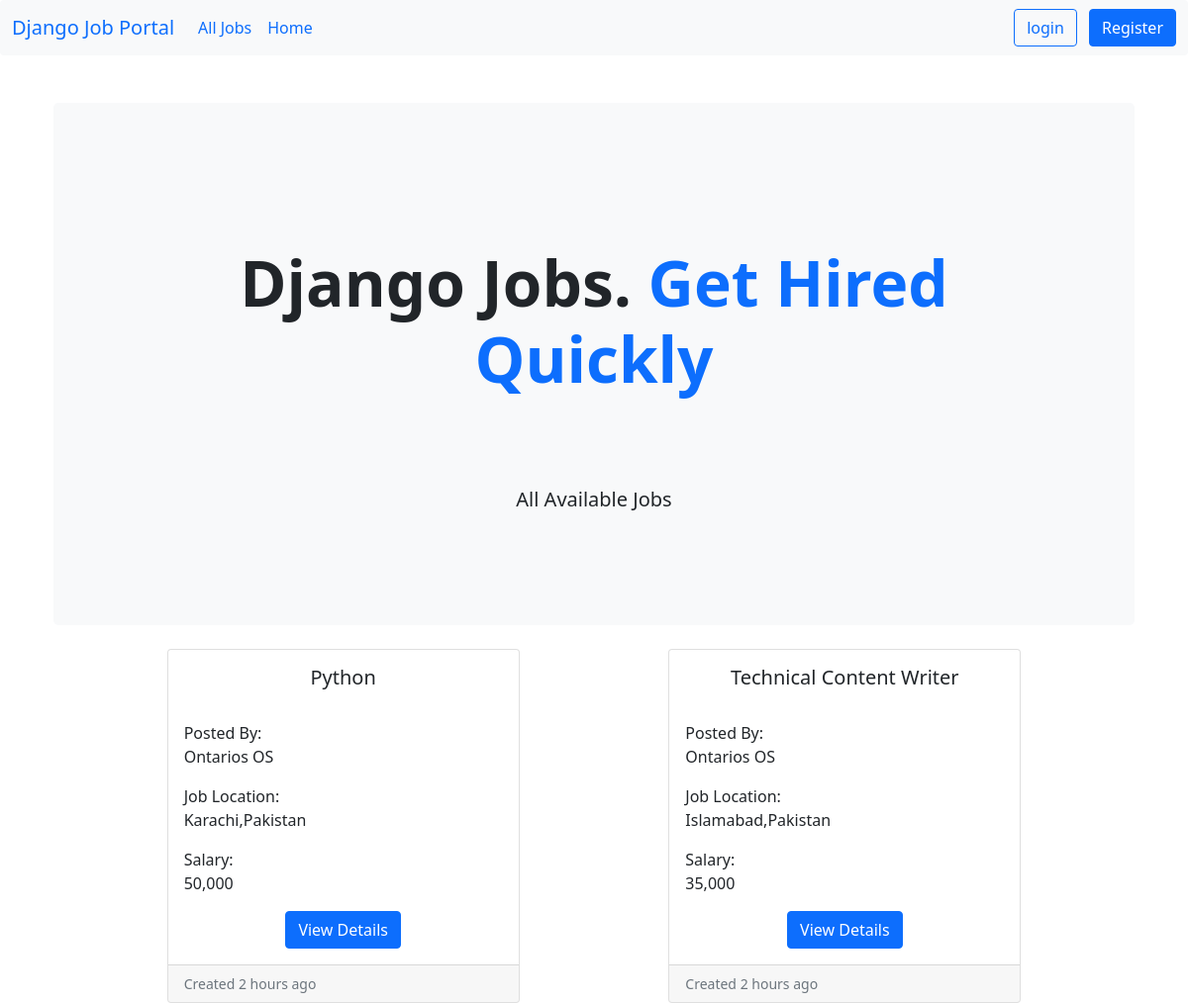
/job-listing/, run on the app's committed database.
### job/models.py (models this page shows, shortened)
class Job(models.Model):
    job_type_choices=(
        ('Remote','Remote'),
        ('Onsite','Onsite'),
        ('Hybrid','Hybrid')
    )
    user=models.ForeignKey(User,on_delete=models.CASCADE)
    company=models.ForeignKey(Company,on_delete=models.CASCADE)
    title = models.CharField(max_length=100)
    city=models.CharField(max_length=100)
    salary=models.PositiveIntegerField(default=35000)
    requirements=models.TextField()
    ideal_candidates=models.TextField()
    is_available=models.BooleanField(default=True)
    timestamp=models.DateTimeField(auto_now_add=True)
    industry=models.ForeignKey(Industry,on_delete=models.DO_NOTHING,null=True,blank=True)
    state=models.ForeignKey(State,on_delete=models.DO_NOTHING,null=True,blank=True)
    job_type=models.CharField(max_length=20,choices=job_type_choices,null=True,blank=True)

class State(models.Model):
    name=models.CharField(max_length=100)
    def __str__(self) -> str:
        return self.name

### company/models.py (models this page shows)
class Company(models.Model):
    user=models.OneToOneField(User,on_delete=models.CASCADE)
    name=models.CharField(max_length=100,null=True,blank=True)
    est_date=models.CharField(max_length=100,null=True,blank=True)
    city=models.CharField(max_length=100,null=True,blank=True)
    state=models.CharField(max_length=100,null=True,blank=True)
    def __str__(self):
        return self.name

### website/views.py (the view)
# urls.py: path('job-listing/',views.job_listing,name='job-listing'),
def job_listing(request):
    jobs=Job.objects.filter(is_available=True).order_by('-timestamp')
    context={'jobs':jobs}
    return render(request, 'website/job_listing.html',context)

### templates/website/job_listing.html
{% extends "base.html" %}
{% load humanize %}
{% block content %}
    <section class="container mt-5">
        <div class="p-5 mb-4 bg-light rounded-3">
            <div class="container-fluid py-5">
                <h2 class="my-5 display-3 fw-bold ls-dark text-center">
                    Django Jobs.
                    <span class="text-primary">Get Hired Quickly</span>
                </h2><br>
                <p class="text-center fs-5 mt-3">
                    All Available Jobs
                </p>
            </div>
        </div>
    </section>
    <div class="row row-cols-1 row-cols-md-3 g-4 justify-content-evenly">
        {% if jobs %}
        {% for job in jobs %}
        <div class="col">
            <div class="card h-100">
                <div class="card-body">
                    <h5 class="card-title text-center">{{job.title}}</h5><br>
                    <p class="card-text"> Posted By: <br>{{job.company}}</p>
                    <p class="card-text">Job Location:<br> {{job.city}},{{job.state}}</p>
                    <p class="card-text">Salary:<br> {{job.salary|intcomma}}</p>
                    <div class="text-center">
                    <a class="btn btn-primary btn-small" href="{% url 'job-details' job.pk %}">View Details</a>
                    </div>
                </div>
                <div class="card-footer">
                    <small class="text-muted">Created {{job.timestamp|naturaltime}}</small>
                </div>
            </div>
        </div>
        {% endfor %}
        {% endif %}
    </div>
{% endblock content %}

### data on the page
Job: title "Python", company "Ontarios OS", city "Karachi", state "Pakistan", salary "50,000", timestamp "2 hours ago"
Job: title "Technical Content Writer", company "Ontarios OS", city "Islamabad", state "Pakistan", salary "35,000", timestamp "2 hours ago"
